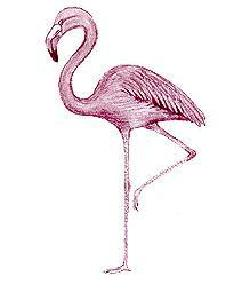
#> input picture Homework3/CaltechTinySplit/train/flamingo/image_0001.jpg, 250 x 300 px; its folder holds only this picture in this run
$ jupyter execute Bengisu_Sahin_152120191064.ipynb
#> lines starting #> are read from the running program, lines starting #| are printed output that depends on the picture; long printed decimals are rounded
[cell 1]
#LIBRARIES
from sklearn.utils import shuffle
import matplotlib.pyplot as plt
from skimage import color, io
import numpy as np
import os
from skimage.transform import resize

[cell 2]
# Variables required for Perceptron Algorithm
train_img=np.zeros((100,16384))
inputs=np.zeros((100,16385))
bias=np.ones((100,1))
t=np.ones((100,1))
weights=np.zeros((1,16385))
weights[:]=0.0001

[cell 3]
# Mish Activation Functions Were Written According to the Homework Instructions
def tanh(x):
  return (np.exp(x) - np.exp(-x))/(np.exp(x) + np.exp(-x))

def softplus(x):
 return np.log(1 + np.exp(x))


def mish(x):
 return x * tanh(softplus(x))


def dmish(x):
 omega = np.exp(3*x) + 4*np.exp(2*x) + (6+4*x)*np.exp(x) + 4*(1 + x)
 delta = 1 + pow((np.exp(x) + 1), 2)
 derivative = np.exp(x) * omega / pow(delta, 2)
 return derivative

[cell 4]
#Function used to read flamingo pictures and keep them in the desired color and size in the assignment text

"""
#All photographs found on the given path are read and processed accordingly.
#At the end, the processed photo is thrown into the train_img array.
"""

def read_flamingo():
  i = 0
  path = 'CaltechTinySplit/train/flamingo'
  for photo in os.listdir(path):
      img = io.imread(os.path.join(path,photo)) #The given file path and photo name are combined to create the photo path.
#> img is the input picture: shape (300, 250, 3); mean R, G, B 246, 240.8, 243.1
      img = color.rgb2gray(img)
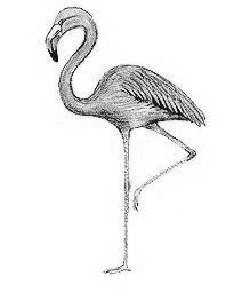
#> img: shape (300, 250) float64; min 0.00333, max 1, mean 0.949
      img = resize(img, (128,128))
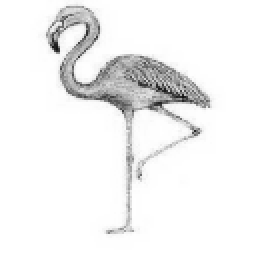
#> img: shape (128, 128) float64 (shown 2 times larger); min 0.0737, max 1, mean 0.949
      flatten_img=img.flatten()
#> flatten_img = 16384 values, max 1 at index 0, min 0.0737 at index 6235, mean 0.949
      train_img[i]=flatten_img
      t[i]=0
      i = i+1


#Function used to read pizza pictures and keep them in the desired color and size in the assignment text
"""
#All photographs found on the given path are read and processed accordingly.
#At the end, the processed photo is thrown into the train_img array.
"""
def read_pizza():
    i = 0
    path = 'CaltechTinySplit/train/pizza'

    for photo in os.listdir(path):
        img = io.imread(os.path.join(path, photo))
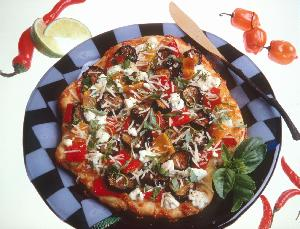
#> input picture Homework3/CaltechTinySplit/test/pizza/image_0037.jpg, 300 x 229 px, found by its file name
#> img is the input picture: shape (229, 300, 3); mean R, G, B 164.7, 143.7, 133

        # Check if the image has 3 channels before applying rgb2gray
        if img.ndim == 3 and img.shape[2] == 3:
            img = color.rgb2gray(img)
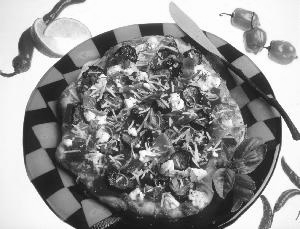
#> img: shape (229, 300) float64; min 0.0402, max 1, mean 0.578

        img = resize(img, (128, 128))
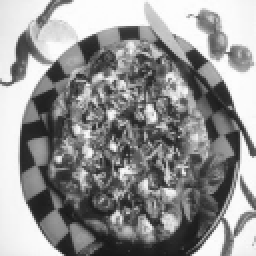
#> img: shape (128, 128) float64 (shown 2 times larger); min 0.0912, max 0.998, mean 0.578
        flatten_img = img.flatten()
#> flatten_img = 16384 values, max 0.998 at index 1443, min 0.0912 at index 13729, mean 0.578
        train_img[i + 50] = flatten_img
        i = i + 1

[cell 5]
"""
Implements a perceptron training algorithm using the Mish activation function.
    - Initial weights are set and stored in `weight_init`.
    - Learning rate (`rho`) and the number of training iterations (`iterNo`) are specified.
    - The algorithm iterates through the dataset for a specified number of iteration.
    - For each iteration, the dataset is shuffled.
    - For each data point, it calculates the weighted sum, applies the Mish activation function, computes the error, and updates the weights using the gradient descent.
    - After training, the final weights are saved to a file named 'weights.npy'.

    params:
    @inputs: input data points (flattened images) with bias
    @t: targets (labels) for the input data points
    @weights: initial weights
    @rho: learning rate
    @iterNo: number of iterations
"""
def trainPerceptron(inputs, t, weights, rho, iterNo):
#> called with inputs = array of shape (100, 16385), t = array of shape (100, 1), weights = array of shape (1, 16385), rho = 0.0001, iterNo = 1000
  weight_init=weights/100
  for i in range(iterNo):
      inputs, t = shuffle(inputs, t) #After each iteration, the inputs and t arrays are shuffled in the same order using the shuffle function.
      delta_weight=0;
      height,weight=inputs.shape
      for j in range(height):
          sum= np.dot(weight_init,np.transpose(inputs[j])) #sum = wx
          y=mish(sum) # y = f(y)
          derivative_y=dmish(sum) # y' = f'(y)
          error=t[j,0]-y #error = t-y
          delta_weight=rho*error*derivative_y*inputs[j] #delta w = n*(t-y)*f'(y)*x
          weight_init=weight_init+delta_weight   # w = w + delta w

  np.save('weights.npy', weight_init)

[cell 6]
"""
    - Takes a test image (`test`) and the trained weights (`weights`).
    - Computes the dot product of the weights and the transposed test image.
    - Applies the Mish activation function (`mish`) to the result.
    - Returns the output (`y`), which represents the perceptron's prediction for the given test image.

    @test: test
    @weights: trained weights
"""

def testPerceptron(test, weights):
  #eğitilmiş weight verileri ve test fotoğrafı çarpılıp mish fonksiyonuna gönderiliyor
  y=np.dot(weights,np.transpose(test))
  y = mish(y)
  return  y

"""
    - If `x` is greater than 0.5, it returns 1, indicating that the image is classified as a pizza.
    - If `x` is less than or equal to 0.5, it returns 0, indicating that the image is classified as a flamingo.
    @param x: output of the perceptron
"""
def label_number(x):
  return 1 if x > 0.5 else 0

"""

  -Display the original image using `plt.imshow` and `plt.show`.
  -Convert the image to grayscale using `color.rgb2gray`.
  -Resize the image to a fixed size (128x128) using `resize`.
  -Flatten the image into a 1D array using `flatten`.
  -Append a bias term (1) to the flattened image using `np.hstack`.
  -Load the trained weights from the 'weights.npy' file.
  -Pass the preprocessed image and weights to the `testPerceptron` function to obtain an output.
  -Use the `label_number` function to convert the output into a categorical label.

  @param path: path of the test image
  @return: output of the perceptron and the corresponding label
"""
def test(path):
  img = io.imread(path)
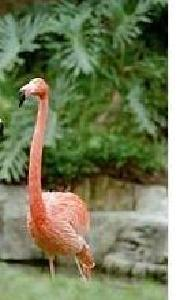
#> input picture Homework3/CaltechTinySplit/test/flamingo/image_0041.jpg, 195 x 300 px, found by its file name
#> img is the input picture: shape (300, 195, 3); mean R, G, B 126.5, 133.8, 101.3
  imgplot = plt.imshow(img)
  plt.show()
  img = color.rgb2gray(img)
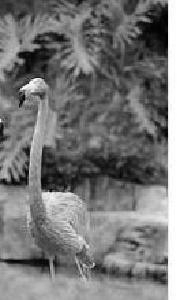
#> img: shape (300, 195) float64; min 0.00561, max 1, mean 0.509
  img = resize(img, (128,128))
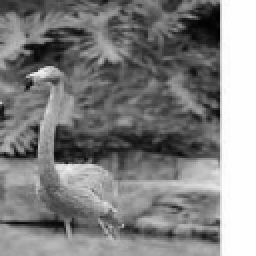
#> img: shape (128, 128) float64 (shown 2 times larger); min 0.0066, max 1, mean 0.51
  flatten_img=img.flatten()
#> flatten_img = 16384 values, max 1 at index 245, min 0.0066 at index 2029, mean 0.51
  img=np.hstack((flatten_img, 1))
#> img = 16385 values, max 1 at index 16384, min 0.0066 at index 2029, mean 0.51
  weights = np.load('weights.npy') #weights.npy dosyasına kaydedilen verilen tekrar weights değişkenine alınıyor
  output = testPerceptron(img,weights) #test görseli ve weights değerleri testPerceptron fonksiyonuna gönderilerek output elde ediliyor
#> in testPerceptron, `y=np.dot(weights,np.transpose(test))`: y = [0.594]
#> in testPerceptron, `y = mish(y)`: y = [0.46]
#> output = [0.46]
  label = label_number(output) #output değerine göre label numarası bulunuyor
#> label = 0
  return output, label

[cell 7]
if __name__=="__main__":
  read_flamingo() #cannon fotoğraflarını okuyan fonksiyon çağrılıyor
  read_pizza() #cellphone fotoğraflarını okuyan fonksiyon çağrılıyor

  inputs=np.hstack((train_img,bias)) #datasetten alınan train_img dizisine bias değeri ekleniyor
  trainPerceptron(inputs, t, weights, 0.0001, 1000) #eğitim için trainPerceptron fonksiyonu çağrılıyor

  #test için her iki sınıftan da bir fotoğraf test fonksiyonuna gönderiliyor ve çıktılar ekrana bastırılıyor
  print('\n Flamingo Test Image:')
  output, label = test(r'CaltechTinySplit\test\flamingo\image_0041.jpg')
#> output = [0.46]; label = 0
  print('Output: ',output)
#| Output:  [0.4603]
  print('Label:', label)
#| Label: 0
  print('\n Pizza Test Image:')
  output, label = test('CaltechTinySplit/test/pizza/image_0037.jpg')
#> output = [1]; label = 1
  print('Output: ',output)
#| Output:  [1.000]
  print('Label:', label)
#| Label: 1
